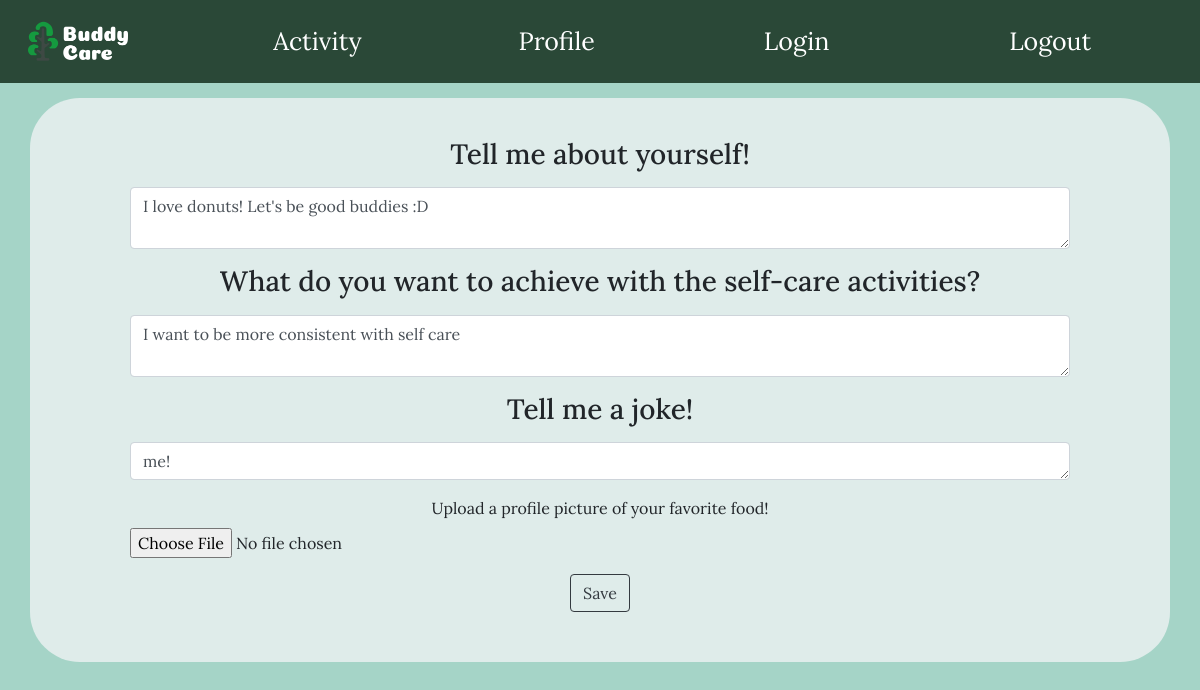
The page /Questions (signed in) on the database its author committed.
### app.py (models this page shows, shortened)
class User(db.Model):
    id = db.Column("id", db.Integer, primary_key= True)
    username = db.Column("username", db.String(100))
    password = db.Column("password", db.String(100))
    bud = db.Column("bud", db.Boolean)
    activity = db.Column("activity", db.String(100))
    streak = db.Column("streak", db.Integer, primary_key=True)
    bio = db.Column("bio", db.String(300))
    achieve = db.Column("achieve", db.String(300))
    joke = db.Column("joke", db.String(200))
    budName = db.Column("buddy",db.String(200))
    image_file = db.Column("img", db.String(100), default="sunflowers.jpg")
    lastCheckIn= db.Column(db.DateTime, default=None)

### app.py (the view)
@app.route("/Questions", methods=["POST", "GET"])
def questions():
    user = User.query.filter_by(username=session['name']).first()
    if request.method == "POST":
        if "name" in session:
            session.permanent = True
            return redirect(url_for("profile"))
    return render_template("Questions.html", user=user)

### app.py (called while the page is built)
@app.before_request
def before_request():
    g.user = None
    if User:
        if 'name' in session and not(session['name'] == None):
            user = User.query.filter_by(username = session['name']).first()
            g.user = user

### templates/questions.html (shortened to what this page needs)
{% extends "base.html" %}
{% block content %}
    <div class="container" id="container">
        <form id=textBox method="POST" action="/profile"  enctype="multipart/form-data">
            <div class="form-group">
            <label for="bio"><h3>Tell me about yourself!</h3></label>
            <textarea maxlength="300" class="form-control" id="bio" rows="2" name="bio">{{user.bio}}</textarea>
            </div>
            <div class="form-group">
                <label for="exampleFormControlTextarea1"><h3>What do you want to achieve with the self-care activities?</h3></label>
                <textarea maxlength="300" class="form-control" id="achieve" rows="2" name="achieve">{{user.achieve}}</textarea>
            </div>
            <div class="form-group">
                <label for="joke"><h3>Tell me a joke!</h3></label>
                <textarea maxlength="200" class="form-control" id="joke" rows="1" name="joke">{{user.joke}}</textarea>
            </div>
            <div class="form-group">
                <label for="pfp" id="attach">Upload a profile picture of your favorite food!</label>
                <input type="file" class="form-control-file" id="pfp" name="pfp" accept="image/*">
            </div>
                <input type="submit" name="button" class="btn btn-outline-dark" value="Save"/>
        </form>
    </div>
{% endblock %}

### static/style.css (style rules this page uses)
body { margin: 0; font-family: 'Lora'; text-shadow: border; background-color: rgb(165, 212, 199) }
.container { margin-top: 15px; margin-bottom: 15px; padding-top: 40px; padding-right: 100px; padding-bottom: 50px; padding-left: 100px; text-align: center; background-color: rgba(241, 244, 245, 0.769); border-radius: 50px 50px 50px 50px; vertical-align: center; }

### rows shown on the page
User: bio "I love donuts! Let's be good buddies :D", achieve "I want to be more consistent with self care", joke "me!"
